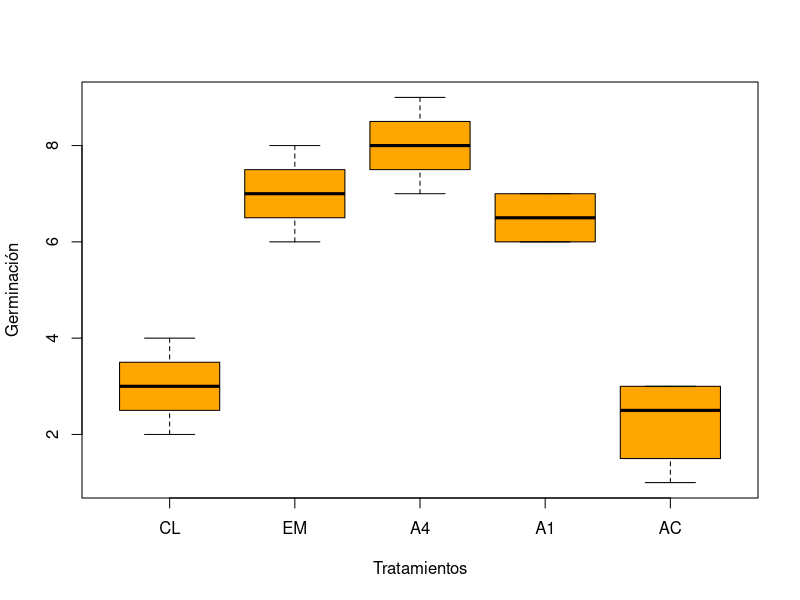

Write R code to recreate this figure.
## Esteban Motel Guzmán 
## 08 / 05 / 2024
## 1930302


# Ingresar datos ----------------------------------------------------------

## Ingresar datos del Diseño Aleatorio (DA)
#    5 tratamientos germinativos 
#    4 repecticiones cada tratamiento

ger <- c(3,3,4,2,7,8,7,6,8,9,8,7,6,7,7,6,3,2,1,3)

#CL: Control
#EM: Escarificacion mecanica
#A4: Agua T. ambiente (4hrs)
#A1: Agua caliente (1 min)
#AC: Acido clorhidrico (10 s)

tra <- gl(5, 4, 20, labels= c("CL","EM", "A4", "A1", "AC"))

Exp <- data.frame(tra, ger)

boxplot(Exp$ger~Exp$tra,
        col = "orange",
        xlab = "Tratamientos",
        ylab = "Germinación")

# Revisa la normalidad
shapiro.test(Exp$ger)

# Revisa la igualdad de varianzas
bartlett.test(Exp$ger,Exp$tra)

med.tra <- tapply(Exp$ger, Exp$tra, mean)
var.tra <- tapply(Exp$ger,Exp$tra, var)

# Media general
MG <- mean(Exp$ger)

# Suma de cuadrados
SC <- (Exp$ger - MG)^2

# Suma de cuadrados del experimento (SCTotal)
SCTotal <- sum(SC)

# Suma de cuadrados del tramiento (SCTra)
SCTra <- sum((med.tra - MG)^2 * 4)

# Suma de cuadrados del error (SCError)
SCError <- SCTotal - SCTra

# ANOVA usando function aov
ANExp <- aov(Exp$ger ~ Exp$tra)
summary(ANExp)

# Debido a las diferencias entre los tratamientos se aplicara la prueba de Tukey
TukeyHSD(ANExp)
